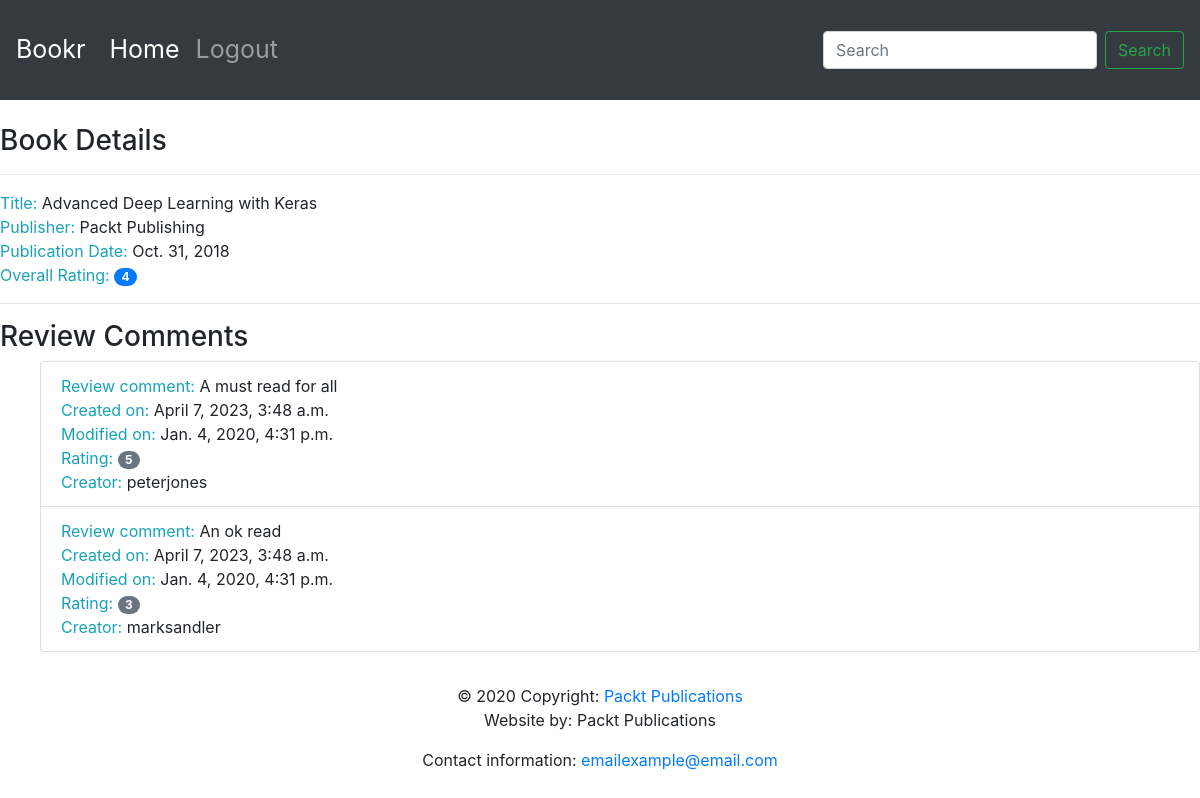
Page /books/1/ on the committed database.
### reviews/models.py (models this page shows, shortened)
class Book(models.Model):
    title = models.CharField(max_length=70, help_text="The title of the book.")
    publication_date = models.DateField(verbose_name="Date the book was published.")
    isbn = models.CharField(max_length=20, verbose_name="ISBN number of the book.")
    publisher = models.ForeignKey(Publisher, on_delete=models.CASCADE)
    contributors = models.ManyToManyField('Contributor', through="BookContributor")

class Publisher(models.Model):
    name = models.CharField(max_length=50, help_text="The name of the Publisher.")
    website = models.URLField(help_text="The Publisher's website.")
    email = models.EmailField(help_text="The Publisher's email address.")
    def __str__(self):
        return self.name

class Review(models.Model):
    content = models.TextField(help_text="The Review text.")
    rating = models.IntegerField(help_text="The rating the reviewer has given.")
    date_created = models.DateTimeField(auto_now_add=True, help_text="The date and time the review was created.")
    date_edited = models.DateTimeField(null=True, help_text="The date and time the review was last edited.")
    creator = models.ForeignKey(auth.get_user_model(), on_delete=models.CASCADE)
    book = models.ForeignKey(Book, on_delete=models.CASCADE, help_text="The Book that this review is for.")

### reviews/views.py (the view)
# urls.py: path('books/<int:id>/', views.book_search, name='View Book')
def book_search(request, id):
    book = get_object_or_404(Book, pk=id)
    reviews = book.review_set.all()
    if reviews:
        book_rating = average_rating([review.rating for review in reviews])
    else:
        book_rating = None
    context = {"book": book,
               "book_rating": book_rating,
               "reviews": reviews
               }
    return render(request, 'book_detail.html', context)

### reviews/utils.py (called while the page is built)
def average_rating(rating_list):
    if not rating_list:
        return 0
    return round(sum(rating_list) / len(rating_list))

### reviews/templates/book_detail.html
{% extends 'base.html' %}
{% block content %}
      <br>
      <h3>Book Details</h3>
      <hr>
      <span class="text-info">Title: </span> <span>{{ book.title }}</span>
      <br>
      <span class="text-info">Publisher: </span><span>{{ book.publisher }}</span>
      <br>
      <span class="text-info">Publication Date: </span><span>{{ book.publication_date }}</span>
      <br>
      {% if not reviews %}
            <hr>
            <h3>Be the first one to write a review.</h3>
      {% else %}
            <span class="text-info">Overall Rating: </span><span class="badge badge-primary badge-pill">{{ book_rating }}</span>
            <br>
            <hr>
            <h3>Review Comments</h3>
            <ul>
            {% for review in reviews %}
                  <li class="list-group-item">
                        <span class="text-info">Review comment: </span> <span>{{ review.content }}</span>
                        <br>
                        <span class="text-info">Created on: </span><span>{{ review.date_created }}</span>
                        <br>
                        <span class="text-info">Modified on: </span><span>{{ review.date_edited }}</span>
                        <br>
                        <span class="text-info">Rating: </span><span class="badge badge-secondary badge-pill">{{ review.rating }}</span>
                        <br>
                        <span class="text-info">Creator: </span><span>{{ review.creator.username }}</span>
                        <br>
                  </li>
            {% endfor %}
            </ul>
      {% endif %}
{% endblock %}

### reviews/templates/base.html (shortened to what this page needs)
<!doctype html>
{% load static %}
<html lang="en">
  <head>
    <link rel="stylesheet" href="https://stackpath.bootstrapcdn.com/bootstrap/4.4.1/css/bootstrap.min.css">
    <link rel="stylesheet" href="https://cdnjs.cloudflare.com/ajax/libs/font-awesome/4.7.0/css/font-awesome.min.css">
  </head>
  <body>
        <nav class="navbar navbar-expand-sm navbar-dark bg-dark sticky-top">
          <a class="navbar-brand" href="/">Bookr</a>
          <div class="collapse navbar-collapse" id="navbarSupportedContent">
            <ul class="navbar-nav mr-auto">
              <li class="nav-item active">
                <a class="nav-link" href="/books/">Home <span class="sr-only">(current)</span></a>
              </li>
              <li class="nav-item">
                <a class="nav-link" href="#">Logout</a>
              </li>
            </ul>
            <form class="form-inline my-2 my-lg-0">
              <input class="form-control mr-sm-2" type="search" placeholder="Search" aria-label="Search">
              <button class="btn btn-outline-success my-2 my-sm-0" type="submit">Search</button>
            </form>
          </div>
        </nav>
        {% block content %}{% endblock %}
  <footer class="page-footer font-small blue">
    <div class="footer-copyright text-center py-3">© 2020 Copyright:
      <a href="https://www.packtpub.com"> Packt Publications</a>
      <p>Website by: Packt Publications</p>
      <p>Contact information: <a href="mailto:emailexample@email.com">emailexample@email.com</a></p>
    </div>
  </footer>
  </body>
</html>

### reviews/templates/base.html (style rules this page uses)
.navbar { min-height: 100px; font-size: 25px; }
.navbar-brand { font-size: 25px; }

### rows in the picture
Book: title "Advanced Deep Learning with Keras", publisher "Packt Publishing", publication_date "Oct. 31, 2018"
Review: content "A must read for all", date_created "April 7, 2023, 3:48 a.m.", date_edited "Jan. 4, 2020, 4:31 p.m.", rating "5", creator.username "peterjones"
Review: content "An ok read", date_created "April 7, 2023, 3:48 a.m.", date_edited "Jan. 4, 2020, 4:31 p.m.", rating "3", creator.username "marksandler"

### other values in the picture
{{ book_rating }} "4"
